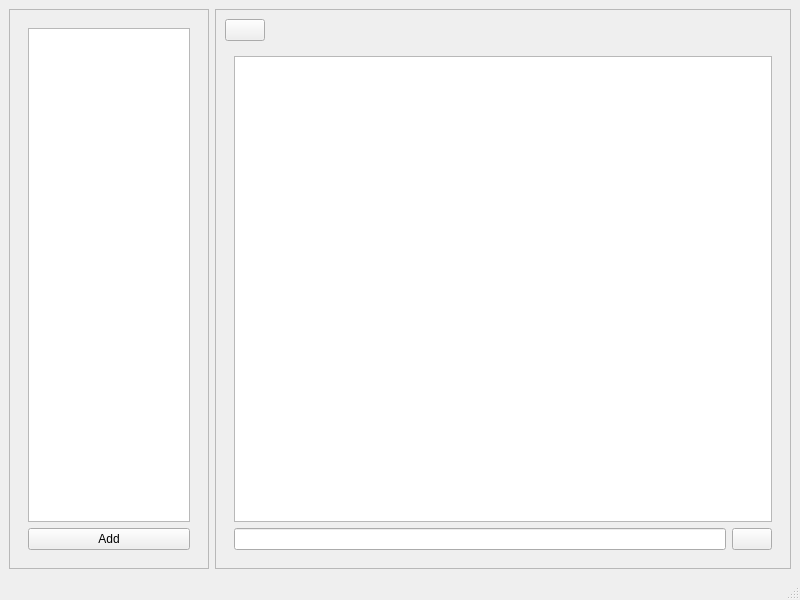
<?xml version="1.0" encoding="UTF-8"?>
<ui version="4.0">
 <class>MainWindow</class>
 <widget class="QMainWindow" name="MainWindow">
  <property name="geometry">
   <rect>
    <x>0</x>
    <y>0</y>
    <width>800</width>
    <height>600</height>
   </rect>
  </property>
  <property name="windowTitle">
   <string>MainWindow</string>
  </property>
  <widget class="QWidget" name="centralwidget">
   <layout class="QHBoxLayout" name="horizontalLayout_3">
    <item>
     <widget class="QFrame" name="frameTab">
      <property name="minimumSize">
       <size>
        <width>100</width>
        <height>0</height>
       </size>
      </property>
      <property name="maximumSize">
       <size>
        <width>200</width>
        <height>16777215</height>
       </size>
      </property>
      <property name="frameShape">
       <enum>QFrame::Shape::StyledPanel</enum>
      </property>
      <property name="frameShadow">
       <enum>QFrame::Shadow::Raised</enum>
      </property>
      <layout class="QVBoxLayout" name="verticalLayout_3">
       <item>
        <widget class="QStackedWidget" name="stackedWidgetTab">
         <property name="currentIndex">
          <number>0</number>
         </property>
         <widget class="QWidget" name="pageServers">
          <layout class="QVBoxLayout" name="verticalLayout_8">
           <item>
            <widget class="QTableWidget" name="tableWidgetServers"/>
           </item>
           <item>
            <widget class="QPushButton" name="pushButtonAddServer">
             <property name="text">
              <string>Add</string>
             </property>
             <property name="icon">
              <iconset theme="QIcon::ThemeIcon::ListAdd"/>
             </property>
            </widget>
           </item>
          </layout>
         </widget>
         <widget class="QWidget" name="pageUsersOnServer">
          <layout class="QVBoxLayout" name="verticalLayout_9">
           <item>
            <widget class="QTreeView" name="treeViewUsers"/>
           </item>
           <item>
            <widget class="QPushButton" name="pushButtonBack_2">
             <property name="text">
              <string>Back</string>
             </property>
            </widget>
           </item>
          </layout>
         </widget>
        </widget>
       </item>
      </layout>
     </widget>
    </item>
    <item>
     <widget class="QFrame" name="frameMain">
      <property name="frameShape">
       <enum>QFrame::Shape::StyledPanel</enum>
      </property>
      <property name="frameShadow">
       <enum>QFrame::Shadow::Raised</enum>
      </property>
      <layout class="QVBoxLayout" name="verticalLayout_2">
       <item>
        <layout class="QHBoxLayout" name="horizontalLayout_2">
         <item>
          <widget class="QPushButton" name="pushButtonOpenCloseTab">
           <property name="text">
            <string/>
           </property>
           <property name="icon">
            <iconset theme="QIcon::ThemeIcon::FormatJustifyCenter"/>
           </property>
          </widget>
         </item>
         <item>
          <spacer name="horizontalSpacer">
           <property name="orientation">
            <enum>Qt::Orientation::Horizontal</enum>
           </property>
           <property name="sizeHint" stdset="0">
            <size>
             <width>448</width>
             <height>20</height>
            </size>
           </property>
          </spacer>
         </item>
        </layout>
       </item>
       <item>
        <widget class="QStackedWidget" name="stackedWidget">
         <property name="currentIndex">
          <number>0</number>
         </property>
         <widget class="QWidget" name="pageChat">
          <layout class="QVBoxLayout" name="verticalLayout_4">
           <item>
            <layout class="QVBoxLayout" name="verticalLayout">
             <property name="sizeConstraint">
              <enum>QLayout::SizeConstraint::SetMaximumSize</enum>
             </property>
             <item>
              <widget class="QTextBrowser" name="textBrowserChat"/>
             </item>
             <item>
              <layout class="QHBoxLayout" name="horizontalLayout">
               <item>
                <widget class="QLineEdit" name="lineEditMessage"/>
               </item>
               <item>
                <widget class="QPushButton" name="pushButtonSend">
                 <property name="text">
                  <string/>
                 </property>
                 <property name="icon">
                  <iconset theme="QIcon::ThemeIcon::DocumentSend"/>
                 </property>
                </widget>
               </item>
              </layout>
             </item>
            </layout>
           </item>
          </layout>
         </widget>
         <widget class="QWidget" name="pageServerSettings">
          <layout class="QVBoxLayout" name="verticalLayout_7">
           <item>
            <layout class="QVBoxLayout" name="verticalLayout_6">
             <item>
              <spacer name="verticalSpacer">
               <property name="orientation">
                <enum>Qt::Orientation::Vertical</enum>
               </property>
               <property name="sizeHint" stdset="0">
                <size>
                 <width>20</width>
                 <height>88</height>
                </size>
               </property>
              </spacer>
             </item>
             <item>
              <layout class="QVBoxLayout" name="verticalLayout_5">
               <item>
                <layout class="QGridLayout" name="gridLayout">
                 <item row="0" column="0">
                  <widget class="QLabel" name="labelServerName">
                   <property name="text">
                    <string>Server name</string>
                   </property>
                  </widget>
                 </item>
                 <item row="0" column="1">
                  <widget class="QLineEdit" name="lineEditServerName"/>
                 </item>
                 <item row="1" column="0">
                  <widget class="QLabel" name="labelIPServer">
                   <property name="text">
                    <string>Server IP</string>
                   </property>
                  </widget>
                 </item>
                 <item row="1" column="1">
                  <widget class="QLineEdit" name="lineEditServerIP"/>
                 </item>
                 <item row="2" column="0">
                  <widget class="QLabel" name="labelPortServer">
                   <property name="text">
                    <string>Server Port</string>
                   </property>
                  </widget>
                 </item>
                 <item row="2" column="1">
                  <widget class="QLineEdit" name="lineEditServerPort"/>
                 </item>
                </layout>
               </item>
               <item>
                <widget class="QPushButton" name="pushButton">
                 <property name="text">
                  <string>Add Server</string>
                 </property>
                </widget>
               </item>
               <item>
                <widget class="QPushButton" name="pushButtonBack">
                 <property name="text">
                  <string>Back</string>
                 </property>
                </widget>
               </item>
              </layout>
             </item>
             <item>
              <spacer name="verticalSpacer_2">
               <property name="orientation">
                <enum>Qt::Orientation::Vertical</enum>
               </property>
               <property name="sizeHint" stdset="0">
                <size>
                 <width>20</width>
                 <height>40</height>
                </size>
               </property>
              </spacer>
             </item>
            </layout>
           </item>
          </layout>
         </widget>
         <widget class="QWidget" name="pageUserSettings"/>
        </widget>
       </item>
      </layout>
     </widget>
    </item>
   </layout>
  </widget>
  <widget class="QMenuBar" name="menubar">
   <property name="geometry">
    <rect>
     <x>0</x>
     <y>0</y>
     <width>800</width>
     <height>21</height>
    </rect>
   </property>
  </widget>
  <widget class="QStatusBar" name="statusbar"/>
 </widget>
 <resources/>
 <connections/>
</ui>
